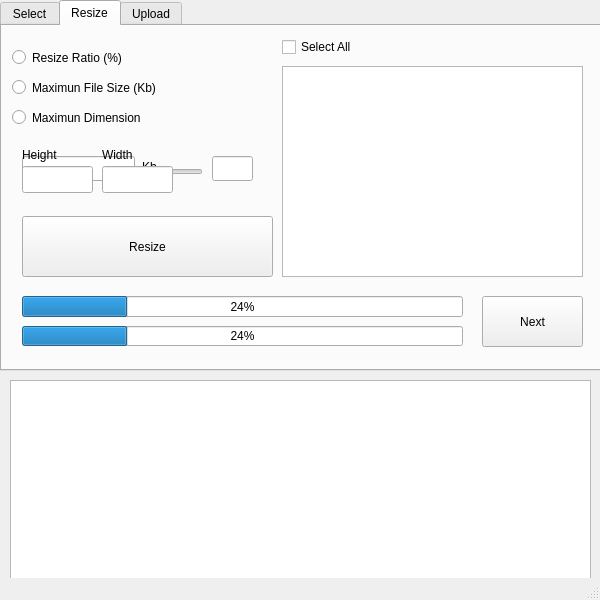
<?xml version="1.0" encoding="UTF-8"?>
<ui version="4.0">
 <class>Fileupload</class>
 <widget class="QMainWindow" name="Fileupload">
  <property name="geometry">
   <rect>
    <x>0</x>
    <y>0</y>
    <width>600</width>
    <height>600</height>
   </rect>
  </property>
  <property name="sizePolicy">
   <sizepolicy hsizetype="Fixed" vsizetype="Fixed">
    <horstretch>0</horstretch>
    <verstretch>0</verstretch>
   </sizepolicy>
  </property>
  <property name="windowTitle">
   <string>File Upload</string>
  </property>
  <property name="windowIcon">
   <iconset>
    <normaloff>icon.jpg</normaloff>icon.jpg</iconset>
  </property>
  <widget class="QWidget" name="centralwidget">
   <widget class="QTabWidget" name="tabWidget">
    <property name="geometry">
     <rect>
      <x>0</x>
      <y>0</y>
      <width>601</width>
      <height>371</height>
     </rect>
    </property>
    <property name="currentIndex">
     <number>1</number>
    </property>
    <widget class="QWidget" name="Select_tab">
     <attribute name="title">
      <string>Select</string>
     </attribute>
     <widget class="QPushButton" name="BrowseButton">
      <property name="geometry">
       <rect>
        <x>10</x>
        <y>20</y>
        <width>161</width>
        <height>31</height>
       </rect>
      </property>
      <property name="text">
       <string>Browse Files</string>
      </property>
     </widget>
     <widget class="QPushButton" name="RemoveFile">
      <property name="geometry">
       <rect>
        <x>190</x>
        <y>20</y>
        <width>81</width>
        <height>31</height>
       </rect>
      </property>
      <property name="text">
       <string>Remove</string>
      </property>
     </widget>
     <widget class="QTextEdit" name="textEdit_2">
      <property name="geometry">
       <rect>
        <x>390</x>
        <y>60</y>
        <width>191</width>
        <height>201</height>
       </rect>
      </property>
     </widget>
     <widget class="QPushButton" name="Select_tab_next_btn">
      <property name="geometry">
       <rect>
        <x>480</x>
        <y>280</y>
        <width>101</width>
        <height>41</height>
       </rect>
      </property>
      <property name="text">
       <string>Next</string>
      </property>
     </widget>
     <widget class="QTextEdit" name="textEdit_3">
      <property name="geometry">
       <rect>
        <x>10</x>
        <y>60</y>
        <width>361</width>
        <height>271</height>
       </rect>
      </property>
     </widget>
     <widget class="QPushButton" name="ResetButton">
      <property name="geometry">
       <rect>
        <x>490</x>
        <y>20</y>
        <width>89</width>
        <height>31</height>
       </rect>
      </property>
      <property name="text">
       <string>Reset</string>
      </property>
     </widget>
    </widget>
    <widget class="QWidget" name="Resize_tab">
     <attribute name="title">
      <string>Resize</string>
     </attribute>
     <widget class="QPushButton" name="Resize_btn">
      <property name="geometry">
       <rect>
        <x>20</x>
        <y>190</y>
        <width>251</width>
        <height>61</height>
       </rect>
      </property>
      <property name="text">
       <string>Resize</string>
      </property>
     </widget>
     <widget class="QProgressBar" name="SingleProgressBar">
      <property name="geometry">
       <rect>
        <x>20</x>
        <y>270</y>
        <width>441</width>
        <height>21</height>
       </rect>
      </property>
      <property name="value">
       <number>24</number>
      </property>
     </widget>
     <widget class="QProgressBar" name="TotalProgressBar">
      <property name="geometry">
       <rect>
        <x>20</x>
        <y>300</y>
        <width>441</width>
        <height>20</height>
       </rect>
      </property>
      <property name="value">
       <number>24</number>
      </property>
     </widget>
     <widget class="QPushButton" name="Resize_tab_next_btn">
      <property name="geometry">
       <rect>
        <x>480</x>
        <y>270</y>
        <width>101</width>
        <height>51</height>
       </rect>
      </property>
      <property name="text">
       <string>Next</string>
      </property>
     </widget>
     <widget class="QRadioButton" name="max_dimension_radio_btn">
      <property name="geometry">
       <rect>
        <x>10</x>
        <y>80</y>
        <width>171</width>
        <height>23</height>
       </rect>
      </property>
      <property name="text">
       <string>Maximun Dimension</string>
      </property>
     </widget>
     <widget class="QRadioButton" name="max_F_size_radio_btn">
      <property name="geometry">
       <rect>
        <x>10</x>
        <y>50</y>
        <width>181</width>
        <height>23</height>
       </rect>
      </property>
      <property name="text">
       <string>Maximun File Size (Kb)</string>
      </property>
     </widget>
     <widget class="QRadioButton" name="ratio_radio_btn">
      <property name="enabled">
       <bool>true</bool>
      </property>
      <property name="geometry">
       <rect>
        <x>10</x>
        <y>20</y>
        <width>131</width>
        <height>23</height>
       </rect>
      </property>
      <property name="mouseTracking">
       <bool>true</bool>
      </property>
      <property name="text">
       <string>Resize Ratio (%)</string>
      </property>
      <property name="shortcut">
       <string>Space</string>
      </property>
      <property name="checkable">
       <bool>true</bool>
      </property>
      <property name="checked">
       <bool>false</bool>
      </property>
      <property name="autoExclusive">
       <bool>true</bool>
      </property>
     </widget>
     <widget class="QSlider" name="horizontalSlider">
      <property name="geometry">
       <rect>
        <x>20</x>
        <y>130</y>
        <width>181</width>
        <height>31</height>
       </rect>
      </property>
      <property name="orientation">
       <enum>Qt::Horizontal</enum>
      </property>
     </widget>
     <widget class="QLineEdit" name="show_slider_value">
      <property name="geometry">
       <rect>
        <x>210</x>
        <y>130</y>
        <width>41</width>
        <height>25</height>
       </rect>
      </property>
     </widget>
     <widget class="QLineEdit" name="Max_file_size">
      <property name="geometry">
       <rect>
        <x>20</x>
        <y>130</y>
        <width>113</width>
        <height>25</height>
       </rect>
      </property>
     </widget>
     <widget class="QLabel" name="max_size_label">
      <property name="geometry">
       <rect>
        <x>140</x>
        <y>130</y>
        <width>31</width>
        <height>21</height>
       </rect>
      </property>
      <property name="text">
       <string>Kb</string>
      </property>
     </widget>
     <widget class="QLineEdit" name="height_box">
      <property name="geometry">
       <rect>
        <x>20</x>
        <y>140</y>
        <width>71</width>
        <height>27</height>
       </rect>
      </property>
     </widget>
     <widget class="QLineEdit" name="width_box">
      <property name="geometry">
       <rect>
        <x>100</x>
        <y>140</y>
        <width>71</width>
        <height>27</height>
       </rect>
      </property>
     </widget>
     <widget class="QLabel" name="max_height_label">
      <property name="geometry">
       <rect>
        <x>20</x>
        <y>120</y>
        <width>66</width>
        <height>17</height>
       </rect>
      </property>
      <property name="text">
       <string>Height</string>
      </property>
     </widget>
     <widget class="QLabel" name="max_width_label">
      <property name="geometry">
       <rect>
        <x>100</x>
        <y>120</y>
        <width>66</width>
        <height>17</height>
       </rect>
      </property>
      <property name="text">
       <string>Width</string>
      </property>
     </widget>
     <widget class="QTextEdit" name="textEdit_6">
      <property name="geometry">
       <rect>
        <x>280</x>
        <y>40</y>
        <width>301</width>
        <height>211</height>
       </rect>
      </property>
     </widget>
     <widget class="QCheckBox" name="checkBox">
      <property name="geometry">
       <rect>
        <x>280</x>
        <y>10</y>
        <width>96</width>
        <height>22</height>
       </rect>
      </property>
      <property name="text">
       <string>Select All</string>
      </property>
     </widget>
    </widget>
    <widget class="QWidget" name="Upload_tab">
     <attribute name="title">
      <string>Upload</string>
     </attribute>
     <widget class="QTextEdit" name="textEdit_4">
      <property name="geometry">
       <rect>
        <x>10</x>
        <y>40</y>
        <width>251</width>
        <height>31</height>
       </rect>
      </property>
     </widget>
     <widget class="QLabel" name="webPathLabel">
      <property name="geometry">
       <rect>
        <x>10</x>
        <y>20</y>
        <width>121</width>
        <height>17</height>
       </rect>
      </property>
      <property name="text">
       <string>Remote Path</string>
      </property>
     </widget>
     <widget class="QTextEdit" name="textEdit_5">
      <property name="geometry">
       <rect>
        <x>10</x>
        <y>100</y>
        <width>251</width>
        <height>31</height>
       </rect>
      </property>
     </widget>
     <widget class="QLabel" name="Folderpathlable">
      <property name="geometry">
       <rect>
        <x>10</x>
        <y>80</y>
        <width>101</width>
        <height>17</height>
       </rect>
      </property>
      <property name="text">
       <string>Folder Name</string>
      </property>
     </widget>
     <widget class="QTreeWidget" name="treeWidget">
      <property name="geometry">
       <rect>
        <x>270</x>
        <y>10</y>
        <width>311</width>
        <height>191</height>
       </rect>
      </property>
      <column>
       <property name="text">
        <string>1</string>
       </property>
      </column>
      <column>
       <property name="text">
        <string>New Column</string>
       </property>
      </column>
      <column>
       <property name="text">
        <string>New Column</string>
       </property>
      </column>
     </widget>
     <widget class="QPushButton" name="Upload_btn">
      <property name="geometry">
       <rect>
        <x>10</x>
        <y>160</y>
        <width>251</width>
        <height>41</height>
       </rect>
      </property>
      <property name="text">
       <string>Upload</string>
      </property>
     </widget>
     <widget class="QProgressBar" name="SingleProgressBar_2">
      <property name="geometry">
       <rect>
        <x>10</x>
        <y>230</y>
        <width>571</width>
        <height>31</height>
       </rect>
      </property>
      <property name="value">
       <number>24</number>
      </property>
     </widget>
     <widget class="QProgressBar" name="TotalProgressBar_2">
      <property name="geometry">
       <rect>
        <x>10</x>
        <y>280</y>
        <width>571</width>
        <height>31</height>
       </rect>
      </property>
      <property name="value">
       <number>24</number>
      </property>
     </widget>
    </widget>
   </widget>
   <widget class="QTextEdit" name="console">
    <property name="geometry">
     <rect>
      <x>10</x>
      <y>380</y>
      <width>581</width>
      <height>201</height>
     </rect>
    </property>
   </widget>
  </widget>
  <widget class="QStatusBar" name="statusbar"/>
 </widget>
 <resources/>
 <connections/>
</ui>
